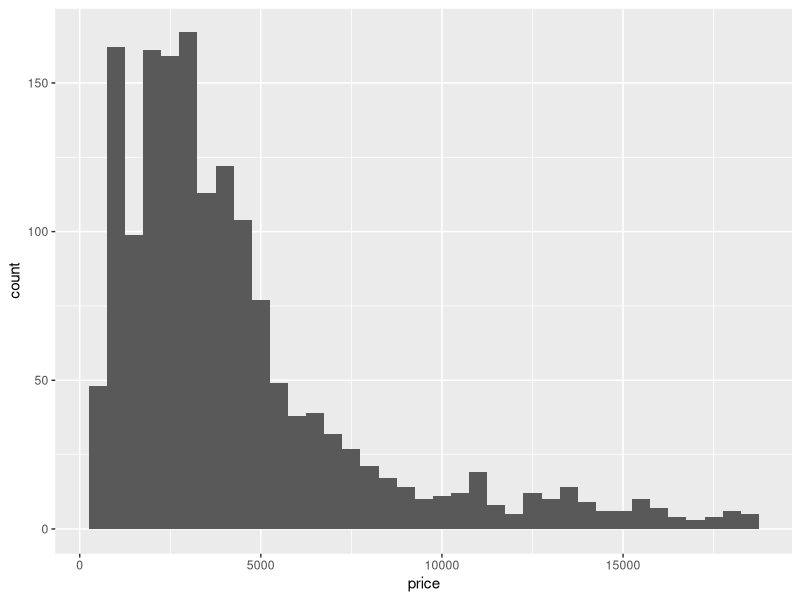
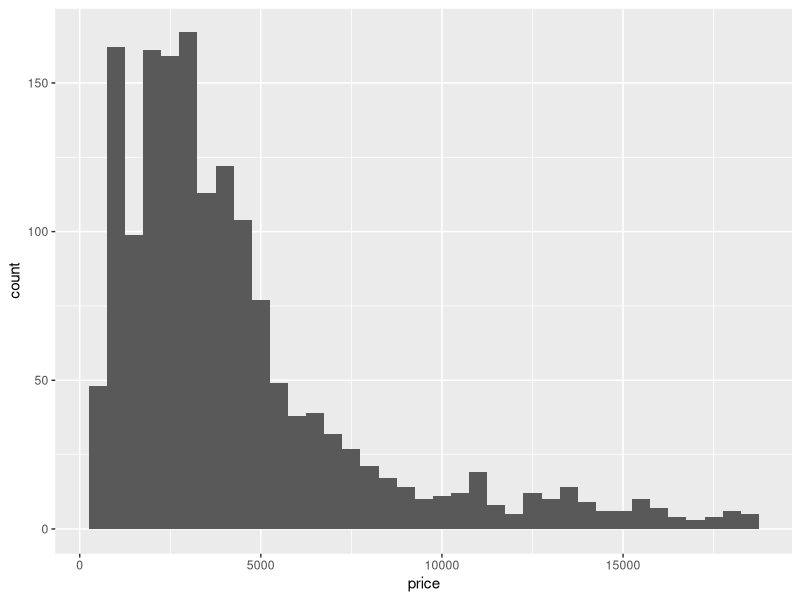
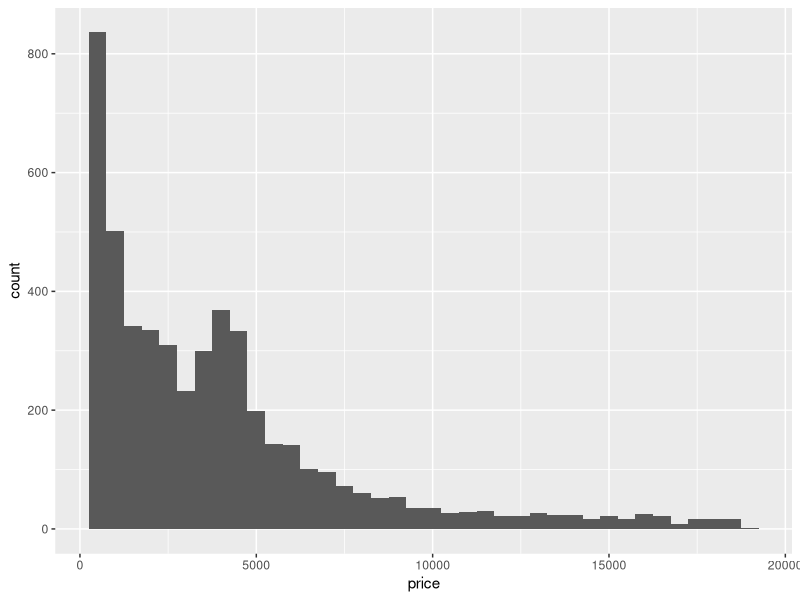
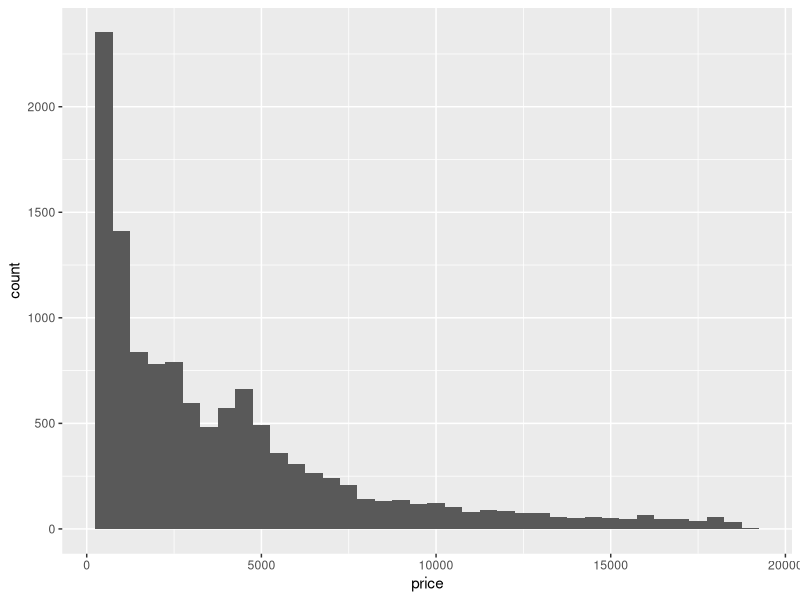
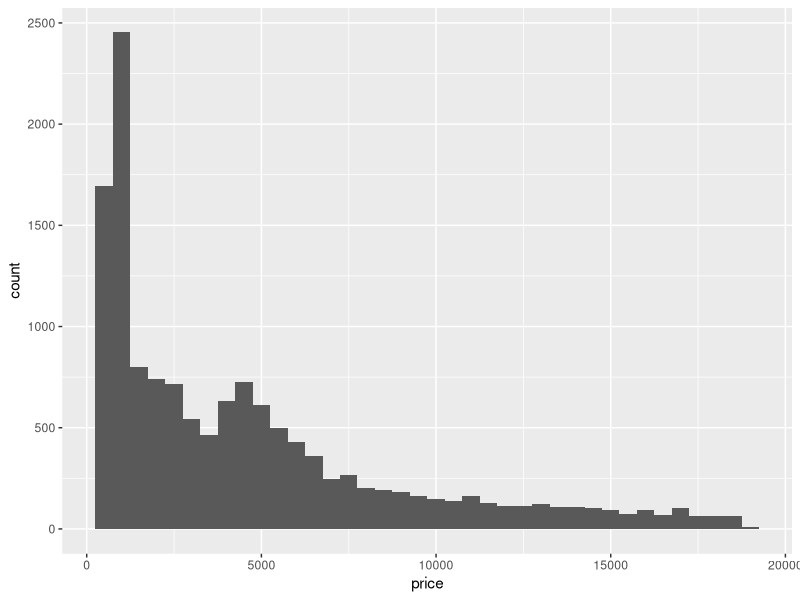
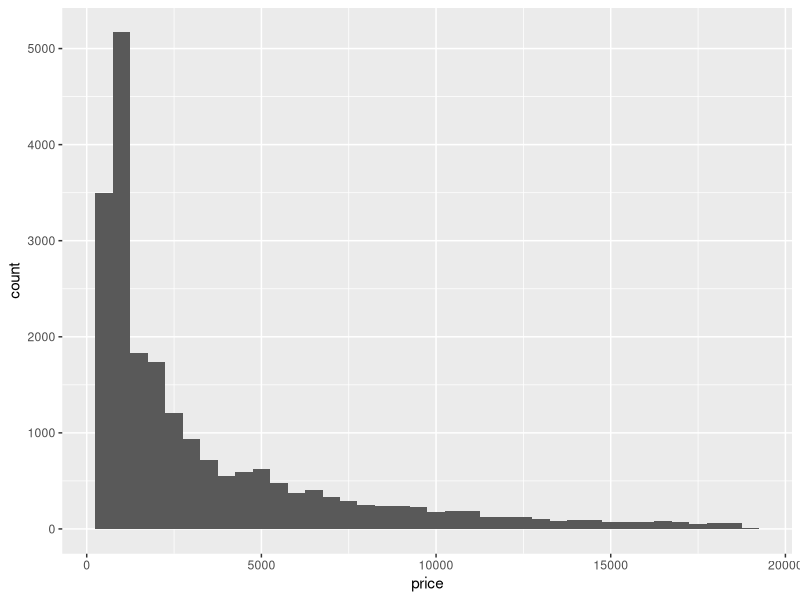

The R source for these figures, in order:
# Day 22 In-Class Activity KEY: Iteration with map() and walk()
# STAT 184 - Wednesday, June 17, 2026
# ============================================================
# Instructor solution key. One reasonable solution per part;
# students' working code may differ.
# ============================================================

library(tidyverse)

out_dir <- tempdir()


# --- Part 1: map() basics -----------------------------------------------------

# 1a. Returns a LIST (one element per input).
map(1:3, \(x) x^2)

# 1b.
map_dbl(1:3, \(x) x^2)        # 1 4 9

# 1c.
my_list <- list(a = 1:5, b = 1:10, c = letters)
map_int(my_list, length)      # 5 10 26

# 1d.
nums <- tibble(x = c(1, 2, NA, 4), y = c(10, 20, 30, 40), z = c(5, 5, 5, 5))
map_dbl(nums, \(col) mean(col, na.rm = TRUE))

# Q1. across() iterates specifically over the COLUMNS of a data frame inside a
#     dplyr verb; map() is the general tool that iterates over EVERY element of
#     any list or vector (and a data frame is a list of columns).


# --- Part 2: walk2() to write one CSV per group -------------------------------

# 2a.
by_cut <- diamonds |> group_nest(cut)
by_cut

# 2b.
by_cut <- by_cut |>
  mutate(path = file.path(out_dir, str_glue("diamonds-{cut}.csv")))
by_cut

# 2c.
walk2(by_cut$data, by_cut$path, write_csv)

# 2d.
list.files(out_dir, pattern = "diamonds-.*\\.csv")

# Q2. We call write_csv() only for its SIDE EFFECT (a file on disk); we don't
#     need its return value. map2() would build and return a list of those return
#     values, which we'd just throw away. walk2() returns its input invisibly.


# --- Part 3 (challenge): save one plot per group ------------------------------

# 3a.
price_histogram <- function(df) {
  ggplot(df, aes(x = price)) + geom_histogram(binwidth = 500)
}
price_histogram(by_cut$data[[1]])

# 3b.
by_cut <- by_cut |>
  mutate(
    plot     = map(data, price_histogram),
    png_path = file.path(out_dir, str_glue("price-{cut}.png"))
  )

# 3c.
walk2(
  by_cut$png_path,
  by_cut$plot,
  \(path, plot) ggsave(path, plot, width = 6, height = 4)
)
list.files(out_dir, pattern = "price-.*\\.png")

# Q3. Get one thing per item (a path, a data frame, a plot), apply the same
#     function to each item, and collect or discard the results. map() keeps the
#     results; walk() runs them for the side effect. map2()/walk2() do it when two
#     inputs vary together.
